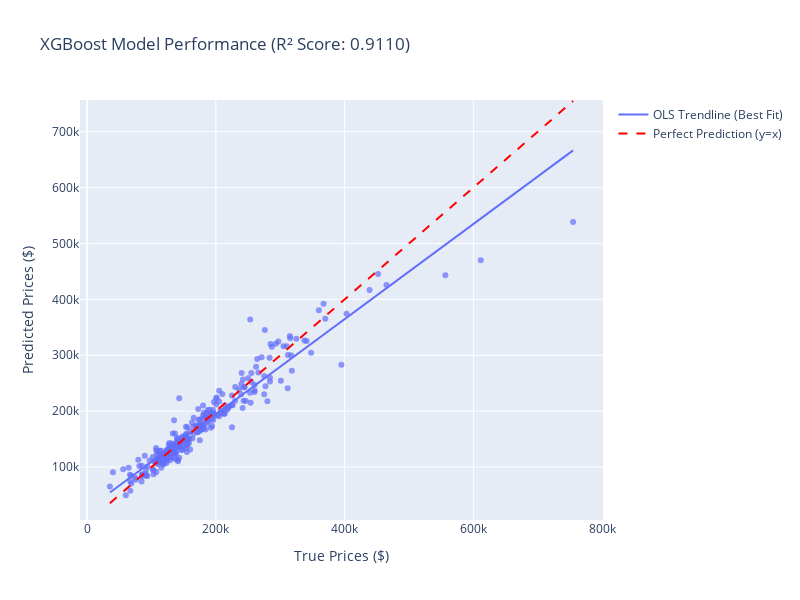

The notebook cell saved with this chart:
### Code cell
# --- Model Evaluation ---
print("Generating predictions on test set...")
y_pred_log = model.predict(X_test)

# --- IMPORTANT: Revert Log Transform ---
# Since we trained on log(price), we must revert the predictions
# and the true values back to the original dollar scale using expm1
y_pred = np.expm1(y_pred_log)
y_test = np.expm1(y_test_log)

# Calculate metrics
rmse = np.sqrt(mean_squared_error(y_test, y_pred))
r2 = r2_score(y_test, y_pred)

print("\n--- Regression Metrics (on original scale) ---")
print(f"R² (R-squared): {r2:.4f}")
print(f"RMSE (Root Mean Squared Error): ${rmse:,.2f}")

# Plot results
print("\nDisplaying regression results plot...")
plot_regression_results(y_test, y_pred, title="XGBoost Model Performance")

### Figure 1 — Plotly figure (JSON) as saved in the notebook; plotly's stock layout.template omitted (floating-point values rounded to 4 significant figures; data arrays with more than 128 entries replaced by an {"elided": "..."} marker saying what was removed)
{"data": [{"hovertemplate": "True Prices ($)=%{x}<br>Predicted Prices ($)=%{y}<extra></extra>", "legendgroup": "", "marker": {"color": "#636efa", "opacity": 0.7, "symbol": "circle"}, "mode": "markers", "name": "", "orientation": "v", "showlegend": false, "type": "scatter", "x": {"elided": "292 float values"}, "xaxis": "x", "y": {"elided": "292 float values"}, "yaxis": "y"}, {"hovertemplate": "<b>OLS trendline</b><br>y = 0.850651 * x + 24342<br>R<sup>2</sup>=0.916474<br><br>True Prices ($)=%{x}<br>Predicted Prices ($)=%{y} <b>(trend)</b><extra></extra>", "legendgroup": "", "marker": {"color": "#636efa", "symbol": "circle"}, "mode": "lines", "name": "OLS Trendline (Best Fit)", "showlegend": true, "type": "scatter", "x": {"elided": "292 float values"}, "xaxis": "x", "y": {"elided": "292 float values"}, "yaxis": "y"}, {"line": {"color": "Red", "dash": "dash"}, "mode": "lines", "name": "Perfect Prediction (y=x)", "type": "scatter", "x": [null], "y": [null]}], "layout": {"height": 600, "legend": {"tracegroupgap": 0}, "shapes": [{"line": {"color": "Red", "dash": "dash"}, "type": "line", "x0": 35310.0, "x1": 755000.0, "y0": 35310.0, "y1": 755000.0}], "showlegend": true, "title": {"text": "XGBoost Model Performance (R² Score: 0.9110)"}, "width": 800, "xaxis": {"anchor": "y", "domain": [0, 1], "title": {"text": "True Prices ($)"}}, "yaxis": {"anchor": "x", "domain": [0, 1], "title": {"text": "Predicted Prices ($)"}}}}
